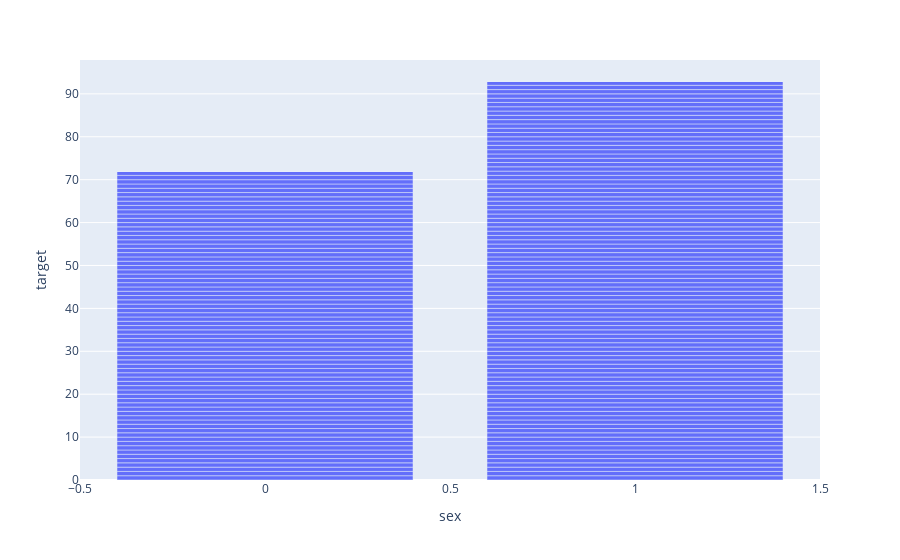

Notebook cell for this chart:
### Code cell
px.bar(heart,x=heart["sex"],y=heart["target"])

### Figure 1 — Plotly figure (JSON) as saved in the notebook; plotly's stock layout.template omitted (floating-point values rounded to 4 significant figures; data arrays with more than 128 entries replaced by an {"elided": "..."} marker saying what was removed)
{"data": [{"alignmentgroup": "True", "hoverlabel": {"namelength": 0}, "hovertemplate": "sex=%{x}<br>target=%{y}", "legendgroup": "", "marker": {"color": "#636efa"}, "name": "", "offsetgroup": "", "orientation": "v", "showlegend": false, "textposition": "auto", "type": "bar", "x": {"elided": "303 int values"}, "xaxis": "x", "y": {"elided": "303 int values"}, "yaxis": "y"}], "layout": {"barmode": "relative", "legend": {"tracegroupgap": 0}, "margin": {"t": 60}, "xaxis": {"anchor": "y", "domain": [0, 1], "title": {"text": "sex"}}, "yaxis": {"anchor": "x", "domain": [0, 1], "title": {"text": "target"}}}}
